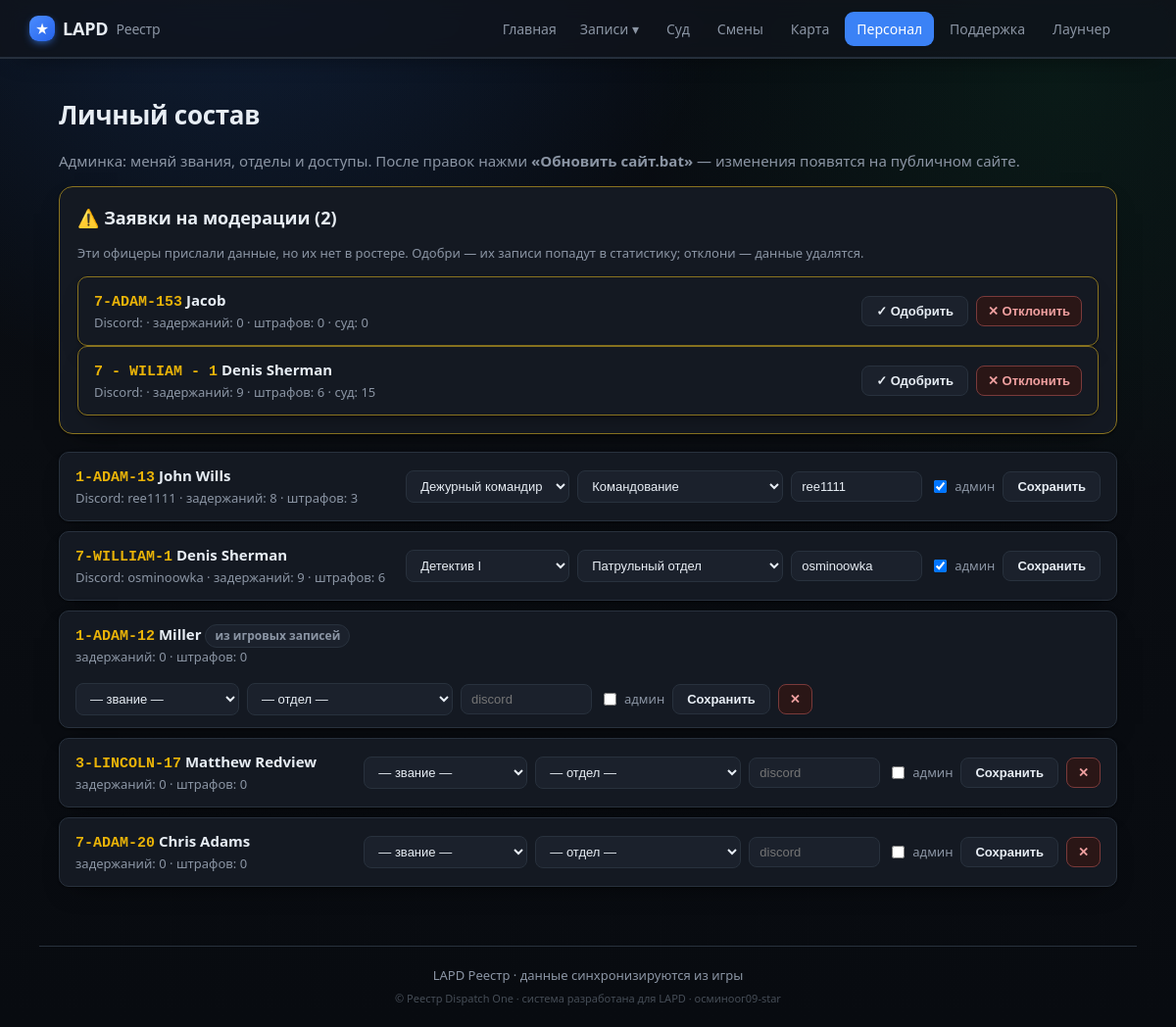
Page /staff on the earlier database version.
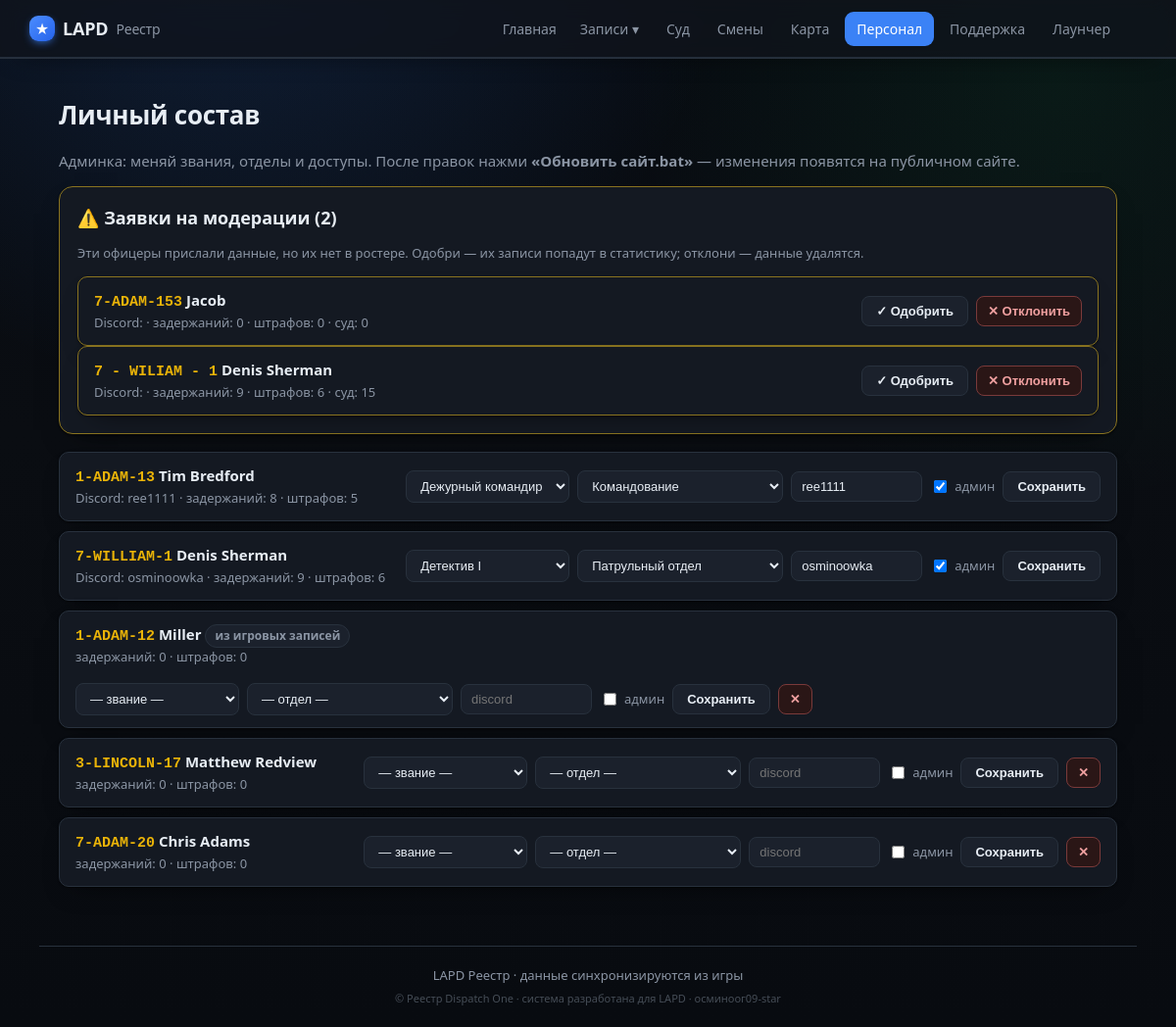
Same page on the later database version.
### tables this page shows
CREATE TABLE officers (
                id INTEGER PRIMARY KEY AUTOINCREMENT,
                callsign TEXT UNIQUE NOT NULL,
                name TEXT
            , current_status TEXT, status_since TEXT, rank TEXT, department TEXT, discord TEXT, is_admin INTEGER);

### app/main.py (the view, shortened to what this page needs)
@app.route("/staff", methods=["GET", "POST"])
def staff():
    is_static = os.environ.get("STATIC_EXPORT") == "1"
    return render_template("staff.html", officers=db.list_all_officers(),
                           ranks=db.RANKS, departments=db.DEPARTMENTS,
                           pending=_pending_requests())

### app/db.py (called while the page is built)
@contextmanager
def get_conn():
    conn = sqlite3.connect(config.DB_PATH)
    conn.row_factory = sqlite3.Row
    try:
        yield conn
        conn.commit()
    finally:
        conn.close()

def status_info(code):
    return DUTY_STATUS.get(code, {"ru": "Не на службе", "cls": "off"})

def staff_label(value):
    return STAFF_LABELS.get(value, value)

### app/main.py (called while the page is built)
@app.context_processor
def inject_globals():
    return {"community": config.COMMUNITY_NAME, "STATUS_RU": db.STATUS_RU,
            "staff_label": db.staff_label,
            "static_export": os.environ.get("STATIC_EXPORT") == "1",
            "build_id": time.strftime("%Y%m%d")}

def _server_dir():
    return os.path.dirname(os.path.dirname(os.path.abspath(__file__)))

### app/templates/staff.html (shortened to what this page needs)
{% extends "base.html" %}
{% block content %}
<h1>Личный состав</h1>
{% if static_export %}
  <p class="muted">Список офицеров департамента. Звания и отделы назначает руководство.</p>
{% else %}
  <p class="muted">Админка: меняй звания, отделы и доступы. После правок нажми
    <b>«Обновить сайт.bat»</b> — изменения появятся на публичном сайте.</p>
{% endif %}
{% if pending and not static_export %}
<div class="card" style="border-color:#8a7420;margin-bottom:18px">
  <h2 style="margin-top:0">⚠️ Заявки на модерации ({{ pending|length }})</h2>
  <p class="muted small">Эти офицеры прислали данные, но их нет в ростере.
    Одобри — их записи попадут в статистику; отклони — данные удалятся.</p>
  {% for p in pending %}
    <form method="post" class="staff-row" style="border-color:#8a7420">
      <div class="staff-who">
        <span class="cs">{{ p.callsign }}</span> <b>{{ p.nickname }}</b>
        <div class="muted small">Discord: {{ p.discord }} ·
          задержаний: {{ p.arrests }} · штрафов: {{ p.citations }} · суд: {{ p.cases }}</div>
      </div>
      <div class="staff-form">
        <button class="btn" name="action" value="approve">✓ Одобрить</button>
        <button class="btn del" name="action" value="reject"
                onclick="return confirm('Отклонить и удалить данные {{ p.callsign }}?')">✕ Отклонить</button>
      </div>
    </form>
  {% endfor %}
</div>
{% endif %}
{% if officers %}
<div class="staff-list">
  {% for o in officers %}
  <div class="staff-row">
    <div class="staff-who">
      <a href="{{ url_for('officer_view', callsign=o.callsign) }}"><span class="cs">{{ o.callsign }}</span></a>
      <b>{{ o.name or '' }}</b>
      {% if not o.registered %}<span class="tag">из игровых записей</span>{% endif %}
      <div class="muted small">
        {% if o.discord %}Discord: {{ o.discord }} · {% endif %}
        задержаний: {{ o.cases_count }} · штрафов: {{ o.cit_count }}
      </div>
    </div>
    {% if static_export %}
      <div class="staff-meta">
        <div class="sb-edit" data-cs="{{ o.callsign }}"></div>
      </div>
    {% else %}
      <form method="post" class="staff-form">
        <select name="rank">
          <option value="">— звание —</option>
          {% for r in ranks %}<option value="{{ r }}" {{ 'selected' if o.rank==r }}>{{ staff_label(r) }}</option>{% endfor %}
        </select>
        <select name="department">
          <option value="">— отдел —</option>
          {% for d in departments %}<option value="{{ d }}" {{ 'selected' if o.department==d }}>{{ staff_label(d) }}</option>{% endfor %}
        </select>
        <input name="discord" value="{{ o.discord or '' }}" placeholder="discord" size="12">
        <label class="chk"><input type="checkbox" name="is_admin" {{ 'checked' if o.is_admin }}> админ</label>
        <button class="btn">Сохранить</button>
        {% if not o.cases_count and not o.cit_count %}
          <button class="btn del" name="action" value="delete"
                  onclick="return confirm('Удалить офицера {{ o.callsign }}?')">✕</button>
        {% endif %}
      </form>
    {% endif %}
  </div>
  {% endfor %}
</div>
{% else %}
  <p class="empty">Офицеров пока нет<span class="empty-sub">Появятся после первой смены.</span></p>
{% endif %}
{% endblock %}

Differences in the rows shown:
changed officers "1-ADAM-13": name "John Wills" → "Tim Bredford"; cit_count "3" → "5"
